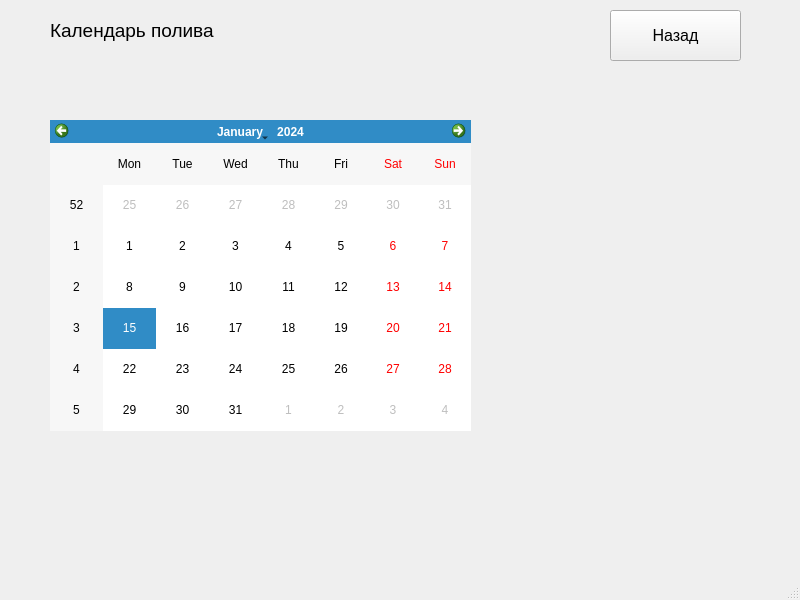
<?xml version="1.0" encoding="UTF-8"?>
<ui version="4.0">
 <class>MainWindow</class>
 <widget class="QMainWindow" name="MainWindow">
  <property name="geometry">
   <rect>
    <x>0</x>
    <y>0</y>
    <width>800</width>
    <height>600</height>
   </rect>
  </property>
  <property name="windowTitle">
   <string>MainWindow</string>
  </property>
  <widget class="QWidget" name="centralwidget">
   <widget class="QCalendarWidget" name="calendarWidget">
    <property name="geometry">
     <rect>
      <x>50</x>
      <y>120</y>
      <width>421</width>
      <height>311</height>
     </rect>
    </property>
   </widget>
   <widget class="QLabel" name="label">
    <property name="geometry">
     <rect>
      <x>50</x>
      <y>10</y>
      <width>261</width>
      <height>41</height>
     </rect>
    </property>
    <property name="font">
     <font>
      <pointsize>14</pointsize>
     </font>
    </property>
    <property name="text">
     <string>Календарь полива</string>
    </property>
   </widget>
   <widget class="QPushButton" name="pushButton">
    <property name="geometry">
     <rect>
      <x>610</x>
      <y>10</y>
      <width>131</width>
      <height>51</height>
     </rect>
    </property>
    <property name="font">
     <font>
      <pointsize>12</pointsize>
     </font>
    </property>
    <property name="text">
     <string>Назад</string>
    </property>
   </widget>
  </widget>
  <widget class="QMenuBar" name="menubar">
   <property name="geometry">
    <rect>
     <x>0</x>
     <y>0</y>
     <width>800</width>
     <height>21</height>
    </rect>
   </property>
  </widget>
  <widget class="QStatusBar" name="statusbar"/>
 </widget>
 <resources/>
 <connections/>
</ui>
